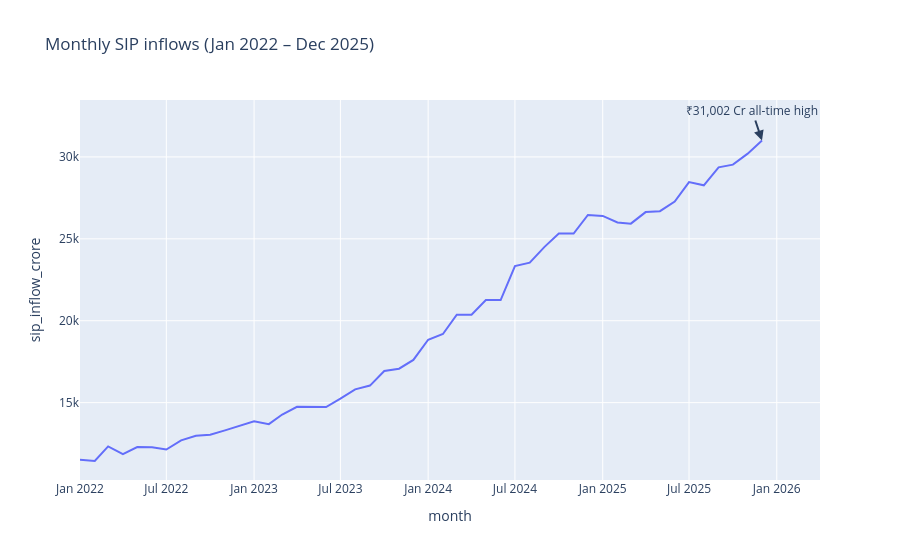

Notebook source saved alongside this figure:
### Code cell
fig = px.line(
    sip,
    x="month",
    y="sip_inflow_crore",
    title="Monthly SIP inflows (Jan 2022 – Dec 2025)"
)

fig.add_annotation(
    x=pd.to_datetime("2025-12"),
    y=31002,
    text="₹31,002 Cr all-time high",
    showarrow=True,
    arrowhead=2,
    arrowsize=1,
    arrowwidth=2
)

fig.show()
